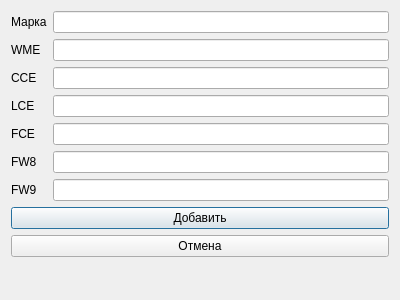
<?xml version="1.0" encoding="UTF-8"?>
<ui version="4.0">
 <class>Form</class>
 <widget class="QDialog" name="Form">
  <property name="windowModality">
   <enum>Qt::ApplicationModal</enum>
  </property>
  <property name="geometry">
   <rect>
    <x>0</x>
    <y>0</y>
    <width>400</width>
    <height>300</height>
   </rect>
  </property>
  <property name="windowTitle">
   <string>Form</string>
  </property>
  <layout class="QVBoxLayout" name="verticalLayout_2">
   <item>
    <layout class="QFormLayout" name="formLayout">
     <item row="0" column="0">
      <widget class="QLabel" name="label">
       <property name="text">
        <string>Марка</string>
       </property>
      </widget>
     </item>
     <item row="0" column="1">
      <widget class="QLineEdit" name="lineEdit"/>
     </item>
     <item row="1" column="0">
      <widget class="QLabel" name="label_2">
       <property name="text">
        <string>WME</string>
       </property>
      </widget>
     </item>
     <item row="2" column="0">
      <widget class="QLabel" name="label_3">
       <property name="text">
        <string>CCE</string>
       </property>
      </widget>
     </item>
     <item row="3" column="0">
      <widget class="QLabel" name="label_4">
       <property name="text">
        <string>LCE</string>
       </property>
      </widget>
     </item>
     <item row="4" column="0">
      <widget class="QLabel" name="label_5">
       <property name="text">
        <string>FCE</string>
       </property>
      </widget>
     </item>
     <item row="5" column="0">
      <widget class="QLabel" name="label_6">
       <property name="text">
        <string>FW8</string>
       </property>
      </widget>
     </item>
     <item row="6" column="0">
      <widget class="QLabel" name="label_7">
       <property name="text">
        <string>FW9</string>
       </property>
      </widget>
     </item>
     <item row="1" column="1">
      <widget class="QLineEdit" name="lineEdit_2"/>
     </item>
     <item row="2" column="1">
      <widget class="QLineEdit" name="lineEdit_3"/>
     </item>
     <item row="3" column="1">
      <widget class="QLineEdit" name="lineEdit_4"/>
     </item>
     <item row="4" column="1">
      <widget class="QLineEdit" name="lineEdit_5"/>
     </item>
     <item row="5" column="1">
      <widget class="QLineEdit" name="lineEdit_6"/>
     </item>
     <item row="6" column="1">
      <widget class="QLineEdit" name="lineEdit_7"/>
     </item>
    </layout>
   </item>
   <item>
    <widget class="QPushButton" name="pushButtonAdd">
     <property name="text">
      <string>Добавить</string>
     </property>
    </widget>
   </item>
   <item>
    <widget class="QPushButton" name="pushButtonClose">
     <property name="text">
      <string>Отмена</string>
     </property>
    </widget>
   </item>
   <item>
    <spacer name="verticalSpacer">
     <property name="orientation">
      <enum>Qt::Vertical</enum>
     </property>
     <property name="sizeHint" stdset="0">
      <size>
       <width>20</width>
       <height>40</height>
      </size>
     </property>
    </spacer>
   </item>
  </layout>
 </widget>
 <resources/>
 <connections/>
</ui>
